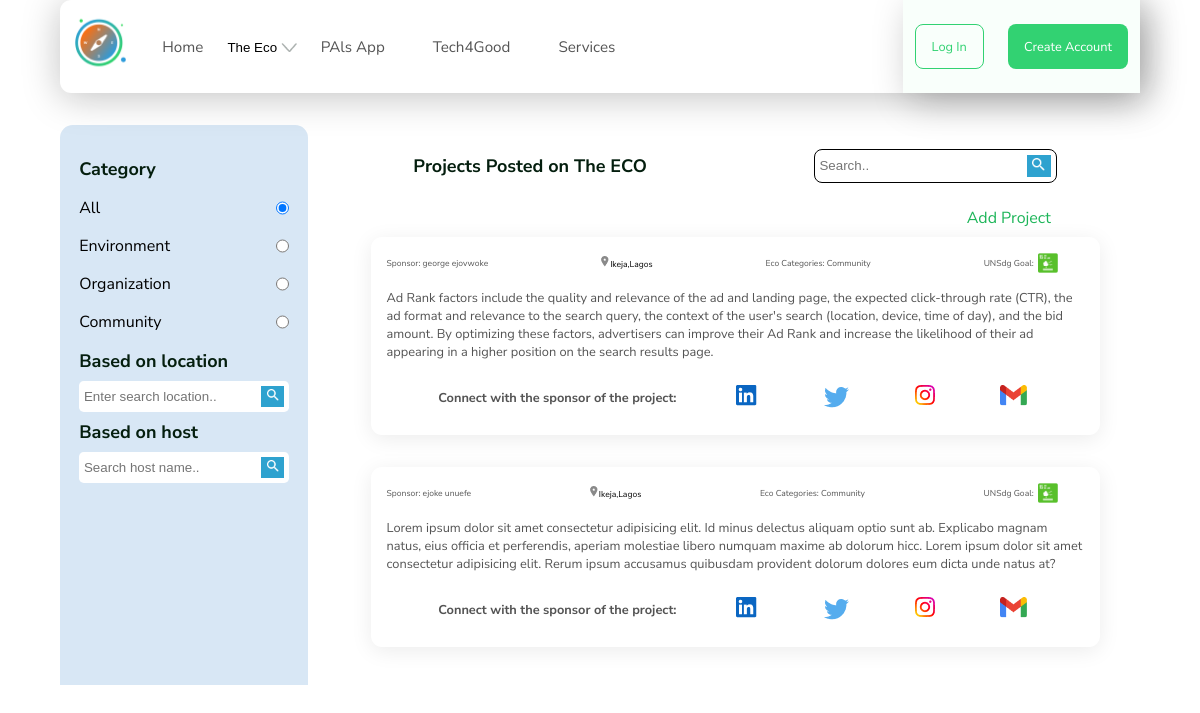
The app's page /project/ with its own data.
### ecoplatform/models.py (models this page shows, shortened)
class Category(models.Model):
    name = models.CharField(max_length=50)
    image = models.ImageField(upload_to='category/', blank=True, null=True)
    slug = models.SlugField(blank=True, null=True)
    class Meta:
        verbose_name = 'category'
        verbose_name_plural = 'categories'
    def __str__(self):
        return self.name

class Project(models.Model):
    def get_image_path(instance,filename):
        title, ext = filename.split('.')
        image_path = 'project_photos/{project_title}/{photo_name}.{ext}'.format(project_title=instance.title,photo_name=title,ext=ext)
        return image_path
    title = models.CharField(max_length=100)
    description = models.TextField(max_length=500)
    location = models.CharField(max_length=100,blank=True, null=True)
    user = models.ForeignKey(Account,on_delete=models.CASCADE)
    created = models.DateTimeField(default = timezone.now)
    category = models.ForeignKey('Category',on_delete=models.SET_NULL,null=True)
    project_photo_main = models.ImageField(upload_to=get_image_path)
    project_photo_1 = models.ImageField(upload_to=get_image_path,blank=True)
    project_photo_2 = models.ImageField(upload_to=get_image_path,blank=True)
    project_photo_3 = models.ImageField(upload_to=get_image_path,blank=True)
    slug = models.SlugField(blank=True,null=True)
    isTrending = models.BooleanField(default=False)
    upvotes = models.ManyToManyField(Account, blank=True, related_name='upvoted_projects')
    downvotes = models.ManyToManyField(Account, blank=True, related_name='downvoted_projects')
    class Meta:
        verbose_name = 'Project'
        verbose_name_plural = 'Projects'

### ecousers/models.py (models this page shows, shortened)
class Account(AbstractBaseUser):
    first_name      = models.CharField(max_length=50)
    last_name       = models.CharField(max_length=50)
    username        = models.CharField(max_length=50, unique=True)
    email           = models.EmailField(max_length=100, unique=True)
    phone_number    = models.CharField(max_length=50)
    date_joined     = models.DateTimeField(auto_now_add=True)
    last_login      = models.DateTimeField(auto_now_add=True)
    is_admin        = models.BooleanField(default=False)
    is_staff        = models.BooleanField(default=False)
    is_active        = models.BooleanField(default=False)
    is_superadmin        = models.BooleanField(default=False)
    USERNAME_FIELD = 'email'
    REQUIRED_FIELDS = ['username', 'first_name', 'last_name']
    objects = MyAccountManager()
    def full_name(self):
        return f'{self.first_name} {self.last_name}'

### ecoplatform/views.py (the view)
# urls.py: path('project/', views.projectListView, name='project_list'),
def projectListView(request):
    category_slug = request.GET.get('category')
    user_query = request.GET.get('user_query')
    location_query = request.GET.get('location_query')
    if category_slug:
        category = get_object_or_404(Category, slug=category_slug)
        projects = Project.objects.order_by('-created').filter(category=category)
    else:
        projects = Project.objects.order_by('-created').all()
    if user_query:
        projects = projects.filter(description__icontains=user_query)
    if location_query:
        projects = projects.filter(location__icontains=location_query)
    categories = Category.objects.all()
    context = {
        'projects': projects,
        'categories': categories,
        'selected_category': category_slug,
    }
    return render(request, 'ecoplatform/project_list.html', context)

### ecoplatform/context_processors.py (called while the page is built)
def menu_links(request):
    links = Category.objects.all()
    return dict(links=links)

### templates/ecoplatform/project_list.html (shortened to what this page needs)
{% extends 'base.html' %}
{% load static %}
{% block contents %}
            <h5>Projects Posted on The ECO</h5>
            <div class="search">
                <form class="cat-search" action="{% url 'ecoplatform:project_list' %}">
                    <input type="text" name="user_query" placeholder="Search..">
                    <button><img src="{% static 'images/category/search.png' %}" alt="search button"></button>
                </form>
            </div>
        </div>
        <div class="add-problems-btn">
            <a>Add Project</a>
        </div>
        {% if projects %}
        {% for project in projects %}
        <div class="card">
            <div class="card-wrapper">
                <div class="card-header">
                    <div class="eco-cat">
                        <p class="text-fix2">Sponsor: <a href="">{{project.user.full_name}}</a></p>
                    </div>
                    <div class="post-location">
                        <img src="{% static 'images/card/Pindrop.png' %}" alt=""><span class="location">Ikeja,Lagos</span>
                    </div>
                    <div class="eco-cat">
                        <p class="text-fix2">Eco Categories: <a href="">{{project.category}}</a></p>
                    </div>
                    <div class="goal">
                        <p class="text-fix2">UNSdg Goal: </p><img src="{% static 'images/card/eco.png' %}" alt="">
                    </div>
                </div>
                <div class="card-details">
                    <p>{{project.description}}</p>
                </div>
                <div class="card-footer">
                    <p><b>Connect with the sponsor of the project:</b></p>
                    <a href="#"><img src="{% static 'images/card/project-card/linkedin.png' %}" alt=""></a>
                    <a href="#"><img src="{% static 'images/card/project-card/twitter.png' %}" alt=""></a>
                    <a href="#"><img src="{% static 'images/card/project-card/insta.png' %}" alt=""></a>
                    <a href="#"><img src="{% static 'images/card/project-card/gmail (2).png' %}" alt=""></a>
                </div>
            </div>
        </div>
        {% endfor %}
        {% else %}
        <p style="text-align:center">No projects found for this category.</p>
        {% endif %}
{% endblock%}

### templates/base.html (shortened to what this page needs)
{% load static %}
<!DOCTYPE html>
<html lang="en">
<head>
    <link href="https://cdn.jsdelivr.net/npm/remixicon@2.5.0/fonts/remixicon.css" rel="stylesheet">
    <link href='https://unpkg.com/boxicons@2.1.4/css/boxicons.min.css' rel='stylesheet'>
    <link rel="stylesheet" href="{% static 'scss/main.css' %}">
     <link rel="stylesheet" type="text/css"
     href="https://cdnjs.cloudflare.com/ajax/libs/OwlCarousel2/2.2.1/assets/owl.carousel.min.css">
    <link rel="stylesheet" type="text/css"
     href="https://cdnjs.cloudflare.com/ajax/libs/OwlCarousel2/2.2.1/assets/owl.theme.default.min.css">
</head>
<body>
        <div class="body-wrapper">
            {% include 'components/navbar.html' %}
          {% if home %}
          {% block content %}
          {% endblock content %}
          {% else %}
          <section class="main-content">
            <aside class="category">
                <div class="cat-wrapper">
                    <h5>Category</h5>
                    <form class="radio">
                        <div>
                            <label for="All">All</label>
                            <input type="radio" name="category" id="All" value="" {% if not selected_category %}checked{% endif %}>
                        </div>
                        {% for category in categories %}
                        <div>
                            <label for="{{ category.slug }}">{{ category.name }}</label>
                            <input type="radio" name="category" id="{{ category.slug }}" value="{{ category.slug }}" {% if selected_category == category.slug %}checked{% endif %}>
                        </div>
                        {% endfor %}
                    </form>
                    <h5>Based on location</h5>
                    <form class="cat-search" action="{% url 'ecoplatform:problem_list' %}">
                        <input type="text" name="location_query" placeholder="Enter search location..">
                        <button><img src="{% static 'images/category/search.png' %}" alt="search button"></button>
                    </form>
                    <h5>Based on host</h5>
                    <form class="cat-search" action="{% url 'ecoplatform:problem_list' %}">
                        <input type="text" name="user_query" placeholder="Search host name..">
                        <button><img src="{% static 'images/category/search.png' %}" alt="search button"></button>
                    </form>
                </div>
            </aside>
            <main class="card-main">
                <div class="heading">
                    {% block contents %}
                    {% endblock contents %}
                </div>
          {% endif %}
</body>

### static/scss/main.css (style rules this page uses)
html { scroll-behavior: smooth; }
* { margin: 0; padding: 0; box-sizing: border-box; }
body { max-width: 1440px; margin: auto; font-family: "Nunito Sans", sans-serif; }
h5 { font-size: 1.125em; color: rgb(4, 30, 14); }
p { font-size: 1em; color: rgb(84, 84, 84); }
a { color: inherit; text-decoration: none; }
img { -o-object-fit: cover; object-fit: cover; -o-object-position: center; object-position: center; }
button { background: transparent; border: 0px; cursor: pointer; }
.body-wrapper { margin: 0 auto; width: 90%; }
.cat-wrapper { padding: 2rem 1.2rem 1.2rem 1.2rem; }
.cat-wrapper h5 { font-size: 1.125em; }
.cat-wrapper .cat-search { width: 100%; display: flex; justify-content: space-between; align-items: center; background-color: white; padding: 0.3rem 0.3rem; border-radius: 0.3rem; margin: 0.5rem 0; }
.cat-wrapper .cat-search input { border: 0; background: transparent; }
.cat-wrapper .cat-search button { border: 0; background: transparent; background-color: rgb(46, 162, 207); padding: 0.2rem; }
.cat-wrapper .cat-search button img { width: 70%; }
.category { width: 23%; background-color: #D8E7F5; border-radius: 0.8rem 0.8rem 0rem 0rem; height: 70vh; position: sticky; top: 7.5rem; }
.radio div { width: 100%; display: flex; justify-content: space-between; margin: 1rem 0; }
.card-main { width: 75%; }
.card-main .heading { margin-bottom: 1rem; }
.card-main .heading .search { display: flex; width: 30%; }
.card-main .heading form { width: 100%; display: flex; justify-content: space-between; align-items: center; background-color: white; border: 1px solid black; padding: 0.3rem 0.3rem; border-radius: 0.5rem; margin: 0.5rem 0; }
.card-main .heading form input { border: 0; background: transparent; }
.card-main .heading form button { border: 0; background: transparent; background-color: rgb(46, 162, 207); padding: 0.2rem; }
.card-main .heading form button img { width: 70%; }
.add-problems-btn { display: flex; justify-content: flex-end; width: 89%; margin-top: 1rem; }
.add-problems-btn a { color: #1DB559; }
.card-wrapper { padding: 1rem; }
.card { margin: 2rem auto; width: 90%; border-radius: 0.7rem; box-shadow: 0px 4px 21px rgba(0, 0, 0, 0.08); margin-top: 0.5rem; }
.card-header { display: flex; justify-content: space-between; align-items: center; margin-bottom: 0.4rem; }
.card-header .goal { display: flex; align-items: center; }
.card-header .goal img { width: 20%; margin-left: 0.3rem; }
.card-details { margin-top: 1rem; }
.card-footer { width: 100%; display: flex; justify-content: space-around; margin: 1rem 0; }
.main-content { display: flex; justify-content: space-between; margin-top: 2rem; }
.heading { width: 100%; display: flex; justify-content: space-around; align-items: center; }
.card { font-size: 0.8em; }
.card-header { font-size: 0.67em; display: flex; justify-content: space-between; align-items: center; width: 100%; }
.card-footer { display: flex; justify-content: space-evenly; align-items: center; margin-block: 1rem 0; }
.heading { margin-block: 1rem; }
.heading .search { display: flex; width: 40%; }
.heading form { width: 100%; display: flex; justify-content: space-between; align-items: center; background-color: white; border: 1px solid black; padding: 0.3rem 0.3rem; border-radius: 0.5rem; margin: 0.5rem 0; }
.heading form input { border: 0; background: transparent; }
.heading form button { border: 0; background: transparent; background-color: rgb(29, 181, 89); padding: 0.2rem; }
.heading form button img { width: 70%; }

### records on screen
Category: name "Environment", slug "☐ Environment"
Category: name "Organization", slug "☐ Organization"
Category: name "Community", slug "☐ Community"
Project: user.full_name "george ejovwoke", category "Community", description "Ad Rank factors include the quality and relevance of the ad and landing page, the expected click-through rate (CTR), the ad format and relevance to the search query, the context of the user's search (location, device, time of day), and the bid amount. By optimizing these factors, advertisers can improve their Ad Rank and increase the likelihood of their ad appearing in a higher position on the search results page."
Project: user.full_name "ejoke unuefe", category "Community", description "Lorem ipsum dolor sit amet consectetur adipisicing elit. Id minus delectus aliquam optio sunt ab. Explicabo magnam natus, eius officia et perferendis, aperiam molestiae libero numquam maxime ab dolorum hicc. Lorem ipsum dolor sit amet consectetur adipisicing elit. Rerum ipsum accusamus quibusdam provident dolorum dolores eum dicta unde natus at?"
